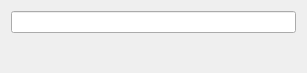
<?xml version="1.0" encoding="UTF-8"?>
<ui version="4.0">
 <class>convert</class>
 <widget class="QDialog" name="convert">
  <property name="geometry">
   <rect>
    <x>0</x>
    <y>0</y>
    <width>307</width>
    <height>73</height>
   </rect>
  </property>
  <property name="windowTitle">
   <string>Pretvornik v desetiški sistem</string>
  </property>
  <layout class="QVBoxLayout" name="verticalLayout">
   <item>
    <widget class="QLineEdit" name="inNumber"/>
   </item>
   <item>
    <widget class="QLabel" name="lbRez">
     <property name="text">
      <string/>
     </property>
    </widget>
   </item>
  </layout>
 </widget>
 <resources/>
 <connections/>
</ui>
